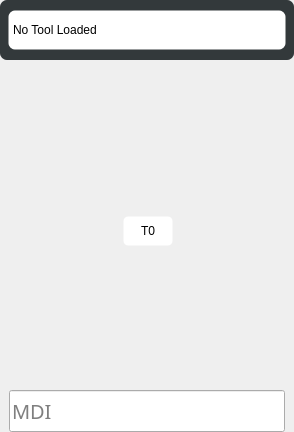
              <widget class="QWidget" name="widget_21" native="true">
               <property name="sizePolicy">
                <sizepolicy hsizetype="Preferred" vsizetype="Preferred">
                 <horstretch>1</horstretch>
                 <verstretch>0</verstretch>
                </sizepolicy>
               </property>
               <property name="minimumSize">
                <size>
                 <width>172</width>
                 <height>0</height>
                </size>
               </property>
               <property name="styleSheet">
                <string notr="true"/>
               </property>
               <layout class="QVBoxLayout" name="verticalLayout_14">
                <property name="leftMargin">
                 <number>0</number>
                </property>
                <property name="topMargin">
                 <number>0</number>
                </property>
                <property name="rightMargin">
                 <number>0</number>
                </property>
                <property name="bottomMargin">
                 <number>0</number>
                </property>
                <item>
                 <widget class="QFrame" name="frame_40">
                  <property name="sizePolicy">
                   <sizepolicy hsizetype="Preferred" vsizetype="Fixed">
                    <horstretch>2</horstretch>
                    <verstretch>0</verstretch>
                   </sizepolicy>
                  </property>
                  <property name="minimumSize">
                   <size>
                    <width>0</width>
                    <height>60</height>
                   </size>
                  </property>
                  <property name="styleSheet">
                   <string notr="true">.QFrame{
    background-color: rgb(51, 57, 59);
    border-radius: 7px;
    padding-left: 3px;
    padding-right: 3px;
}</string>
                  </property>
                  <layout class="QHBoxLayout" name="horizontalLayout_132">
                   <property name="leftMargin">
                    <number>5</number>
                   </property>
                   <property name="topMargin">
                    <number>3</number>
                   </property>
                   <property name="rightMargin">
                    <number>5</number>
                   </property>
                   <property name="bottomMargin">
                    <number>3</number>
                   </property>
                   <item>
                    <layout class="QHBoxLayout" name="horizontalLayout_133">
                     <property name="spacing">
                      <number>3</number>
                     </property>
                     <item>
                      <widget class="StatusLabel" name="tool_length_10">
                       <property name="sizePolicy">
                        <sizepolicy hsizetype="Preferred" vsizetype="Preferred">
                         <horstretch>0</horstretch>
                         <verstretch>0</verstretch>
                        </sizepolicy>
                       </property>
                       <property name="minimumSize">
                        <size>
                         <width>70</width>
                         <height>40</height>
                        </size>
                       </property>
                       <property name="maximumSize">
                        <size>
                         <width>16777215</width>
                         <height>40</height>
                        </size>
                       </property>
                       <property name="styleSheet">
                        <string notr="true">QLabel {
    border-style: transparent;
    border-color: rgb(235, 235, 235);
    border-width: 1px;
    border-radius: 7px;
    color: black;
    background: white;
	font: 75 13pt &quot;Bebas Kai&quot;;
}</string>
                       </property>
                       <property name="text">
                        <string>No Tool Loaded</string>
                       </property>
                       <property name="alignment">
                        <set>Qt::AlignLeading|Qt::AlignLeft|Qt::AlignVCenter</set>
                       </property>
                       <property name="wordWrap">
                        <bool>true</bool>
                       </property>
                       <property name="indent">
                        <number>4</number>
                       </property>
                       <property name="rules" stdset="0">
                        <string>[{&quot;channels&quot;: [{&quot;url&quot;: &quot;tooltable:current_tool?remark&quot;, &quot;trigger&quot;: true}], &quot;property&quot;: &quot;Text&quot;, &quot;expression&quot;: &quot;ch[0]&quot;, &quot;name&quot;: &quot;Tool Comment&quot;}]</string>
                       </property>
                       <property name="format" stdset="0">
                        <string>{:.3f}</string>
                       </property>
                      </widget>
                     </item>
                    </layout>
                   </item>
                  </layout>
                 </widget>
                </item>
                <item>
                 <widget class="QWidget" name="widget_8" native="true">
                  <property name="sizePolicy">
                   <sizepolicy hsizetype="Expanding" vsizetype="Fixed">
                    <horstretch>1</horstretch>
                    <verstretch>0</verstretch>
                   </sizepolicy>
                  </property>
                  <property name="minimumSize">
                   <size>
                    <width>0</width>
                    <height>5</height>
                   </size>
                  </property>
                 </widget>
                </item>
                <item>
                 <widget class="QWidget" name="widget_11" native="true">
                  <property name="sizePolicy">
                   <sizepolicy hsizetype="Expanding" vsizetype="Preferred">
                    <horstretch>1</horstretch>
                    <verstretch>0</verstretch>
                   </sizepolicy>
                  </property>
                  <property name="minimumSize">
                   <size>
                    <width>294</width>
                    <height>0</height>
                   </size>
                  </property>
                  <layout class="QHBoxLayout" name="horizontalLayout_4">
                   <item>
                    <widget class="QWidget" name="widget_13" native="true">
                     <property name="styleSheet">
                      <string notr="true"/>
                     </property>
                    </widget>
                   </item>
                   <item>
                    <widget class="QWidget" name="widget_3" native="true">
                     <property name="sizePolicy">
                      <sizepolicy hsizetype="Fixed" vsizetype="Fixed">
                       <horstretch>1</horstretch>
                       <verstretch>0</verstretch>
                      </sizepolicy>
                     </property>
                     <property name="minimumSize">
                      <size>
                       <width>171</width>
                       <height>280</height>
                      </size>
                     </property>
                     <property name="maximumSize">
                      <size>
                       <width>170</width>
                       <height>16777215</height>
                      </size>
                     </property>
                     <widget class="QLabel" name="label_89">
                      <property name="geometry">
                       <rect>
                        <x>1</x>
                        <y>-1</y>
                        <width>169</width>
                        <height>274</height>
                       </rect>
                      </property>
                      <property name="sizePolicy">
                       <sizepolicy hsizetype="Fixed" vsizetype="Fixed">
                        <horstretch>0</horstretch>
                        <verstretch>0</verstretch>
                       </sizepolicy>
                      </property>
                      <property name="styleSheet">
                       <string notr="true">image: url(:/images/atc_spindle_tool.png);</string>
                      </property>
                      <property name="text">
                       <string/>
                      </property>
                      <property name="scaledContents">
                       <bool>true</bool>
                      </property>
                      <property name="indent">
                       <number>0</number>
                      </property>
                     </widget>
                     <widget class="StatusLabel" name="loaded_spindle_tool_number">
                      <property name="geometry">
                       <rect>
                        <x>61</x>
                        <y>130</y>
                        <width>50</width>
                        <height>30</height>
                       </rect>
                      </property>
                      <property name="sizePolicy">
                       <sizepolicy hsizetype="Fixed" vsizetype="Fixed">
                        <horstretch>1</horstretch>
                        <verstretch>0</verstretch>
                       </sizepolicy>
                      </property>
                      <property name="minimumSize">
                       <size>
                        <width>50</width>
                        <height>30</height>
                       </size>
                      </property>
                      <property name="maximumSize">
                       <size>
                        <width>50</width>
                        <height>30</height>
                       </size>
                      </property>
                      <property name="styleSheet">
                       <string notr="true">QLabel {
    border-style: transparent;
    border-color: rgb(235, 235, 235);
    border-width: 1px;
    border-radius: 5px;
    color: black;
    background: white;
	font: 75 16pt &quot;Bebas Kai&quot;;
}</string>
                      </property>
                      <property name="text">
                       <string>T0</string>
                      </property>
                      <property name="alignment">
                       <set>Qt::AlignCenter</set>
                      </property>
                      <property name="rules" stdset="0">
                       <string>[{&quot;channels&quot;: [{&quot;url&quot;: &quot;status:tool_in_spindle?text&quot;, &quot;trigger&quot;: true}], &quot;property&quot;: &quot;Text&quot;, &quot;expression&quot;: &quot;'T' + ch[0]&quot;, &quot;name&quot;: &quot;current tool&quot;}]</string>
                      </property>
                      <property name="format" stdset="0">
                       <string>{:.3f}</string>
                      </property>
                      <property name="statusItem" stdset="0">
                       <string>tool_offset.3</string>
                      </property>
                     </widget>
                    </widget>
                   </item>
                   <item>
                    <widget class="QWidget" name="widget_12" native="true"/>
                   </item>
                  </layout>
                 </widget>
                </item>
                <item>
                 <widget class="QWidget" name="widget_4" native="true">
                  <property name="sizePolicy">
                   <sizepolicy hsizetype="Expanding" vsizetype="Preferred">
                    <horstretch>1</horstretch>
                    <verstretch>0</verstretch>
                   </sizepolicy>
                  </property>
                  <layout class="QVBoxLayout" name="verticalLayout_4">
                   <property name="bottomMargin">
                    <number>0</number>
                   </property>
                   <item>
                    <widget class="MDIEntry" name="mdi_entry_box_7">
                     <property name="minimumSize">
                      <size>
                       <width>0</width>
                       <height>42</height>
                      </size>
                     </property>
                     <property name="maximumSize">
                      <size>
                       <width>16777215</width>
                       <height>42</height>
                      </size>
                     </property>
                     <property name="font">
                      <font>
                       <family>Bebas Kai</family>
                       <pointsize>15</pointsize>
                       <weight>50</weight>
                       <italic>false</italic>
                       <bold>false</bold>
                      </font>
                     </property>
                     <property name="focusPolicy">
                      <enum>Qt::ClickFocus</enum>
                     </property>
                     <property name="placeholderText">
                      <string>MDI</string>
                     </property>
                    </widget>
                   </item>
                  </layout>
                 </widget>
                </item>
               </layout>
              </widget>
